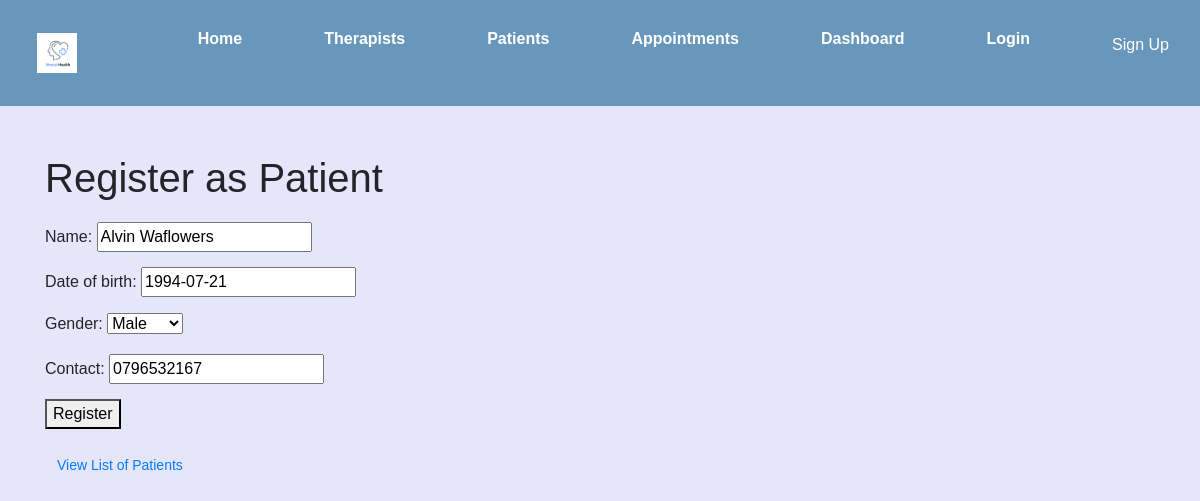
The app's page /catalog/update_patient/7/ with its own data.
### catalog/models.py (models this page shows, shortened)
class Patient(models.Model):
    patient_id = models.AutoField(primary_key=True)
    name = models.CharField(max_length=100)
    date_of_birth = models.DateField(null=True, blank=True)
    GENDER_CHOICES = [
        ('M', 'Male'),
        ('F', 'Female'),
        ('O', 'Other'),
    ]
    gender = models.CharField(max_length=1, choices=GENDER_CHOICES)
    contact = models.CharField(max_length=15)
    class Meta:
        ordering = ['name']
        permissions = [
            ("can_update_patient", "Update patient details"),
            ("can_delete_patient", "Delete patient"),
            ("can_view_patient", "View patient details"),
            ("can_create_patient", "Create patient"),
            ("can_view_all therapists", "View all therapists"),
        ]

### catalog/views.py (the view)
# urls.py: path('update_patient/<int:patient_id>/', views.update_patient, name='update_patient'),
def update_patient(request, patient_id):
    patient = get_object_or_404(Patient, pk=patient_id)
    if request.method == 'POST':
        form = PatientRegistrationForm(request.POST, instance=patient)
        if form.is_valid():
            form.save()
            return redirect('patient-detail', patient_id=patient.pk)
    else:
        form = PatientRegistrationForm(instance=patient)
    return render(request, 'catalog/patient_registration.html', {'form': form})

### catalog/forms.py
class PatientRegistrationForm(forms.ModelForm):
    class Meta:
        model = Patient
        fields = ['name', 'date_of_birth', 'gender', 'contact']

### catalog/templates/catalog/patient_registration.html (shortened to what this page needs)
{% extends "base_generic.html" %}
{% block content %}
  <h1>Register as Patient</h1>
  <form method="post" action="{% url 'catalog:patient_registration' %}">
    {{ form.as_p }}
    <button type="submit">Register</button>
  </form>
    <br>
    <a href="{% url 'catalog:patient_list' %}">View List of Patients</a>
{% endblock %}

### catalog/static/css/styles.css (style rules this page uses)
body { margin: 0; font-family: Arial, sans-serif; background-color: #e6e6fa; }
h1, em { margin-bottom: 20px; }
h1 { margin-bottom: 20px; }
p { margin-bottom: 10px; }
a { text-decoration: none; padding: 8px 12px; font-size: 14px; cursor: pointer; border-radius: 4px; }

### records on screen
Patient: name "Alvin Waflowers", date_of_birth "1994-07-21", gender "Male", contact "0796532167"
